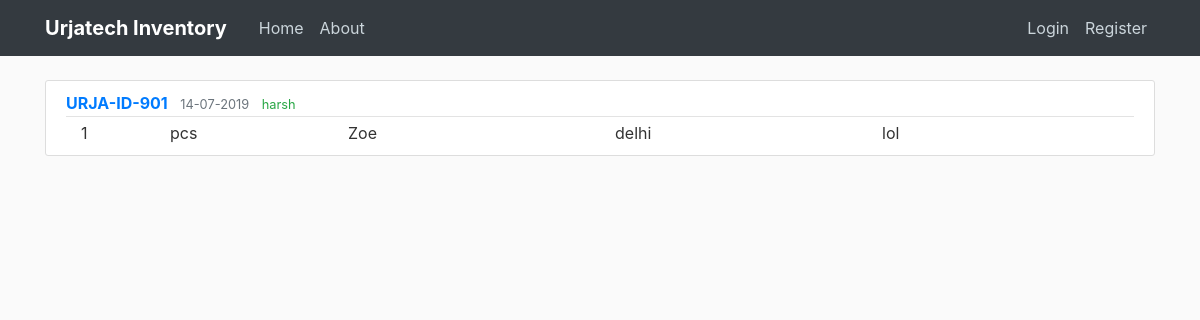
Page /post/5 on the earlier database version.
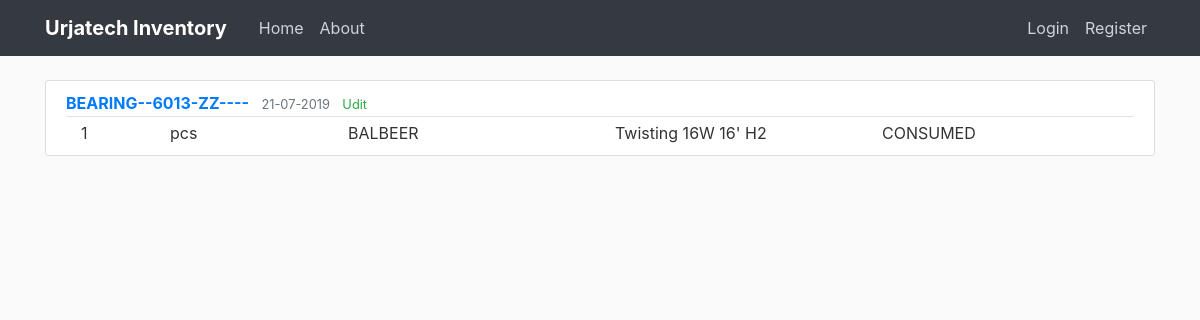
Same page on the later database version.
### flaskblog/models.py (models this page shows, shortened)
class Post(db.Model):
    id = db.Column(db.Integer, primary_key=True)
    material_id = db.Column(db.String(50), nullable=False)
    numbers_issued = db.Column(db.Integer)
    unit = db.Column(db.String(10))
    person = db.Column(db.String(20))
    location = db.Column(db.String(50))
    type_issued = db.Column(db.String(20))
    date_posted = db.Column(db.DateTime, nullable=False, default=datetime.now)
    user_id = db.Column(db.Integer, db.ForeignKey('user.id'))

class User(db.Model, UserMixin):
    id = db.Column(db.Integer, primary_key=True)
    name = db.Column(db.String(30), nullable=False)
    username = db.Column(db.String(20), unique=True, nullable=False)
    email = db.Column(db.String(100), unique=True, nullable=False)
    image_file = db.Column(db.String(20), nullable=False, default='56c6632a3ab0abec.jpg')
    password = db.Column(db.String(60), nullable=False)
    posts = db.relationship('Post', backref='author', lazy=True)

### flaskblog/routes.py (the view)
@app.route("/post/<int:post_id>")
def post(post_id):
    post = Post.query.get_or_404(post_id)
    return render_template('post.html', title=post.material_id, post=post)

### flaskblog/templates/post.html (shortened to what this page needs)
{% extends "layout.html" %}
{% block content %}
    <article class="media content-section">
        <div class="media-body">
            <div class="article-metadata">
                <a class="mr-2 text-uppercase font-weight-bold" href="#">{{ post.material_id }}</a>
                <small class="text-muted">{{ post.date_posted.strftime('%d-%m-%Y') }}</small>
                <small class="ml-2 text-success">{{ post.author.name }}</small>
            </div>
            <div class="container mr-1">
              <div class="row">
                <div class="col-1">
                  {{ post.numbers_issued }}
                </div>
                <div class="col-2">
                  {{ post.unit }}
                </div>
                <div class="col-3">
                  {{ post.person }}
                </div>
                <div class="col-3">
                  {{ post.location }}
                </div>
                <div class="col-1">
                  {{ post.type_issued }}
                </div>
              </div>
        </div>
    </article>
{% endblock content %}

Differences in the rows shown:
no longer on this page (row unchanged): User: author.name "harsh"
changed Post "pcs": material_id "URJA-ID-901" → "BEARING--6013-ZZ----"; date_posted "14-07-2019" → "21-07-2019"; person "Zoe" → "BALBEER"; location "delhi" → "Twisting 16W 16' H2"; type_issued "lol" → "CONSUMED"
added User: author.name "Udit"
